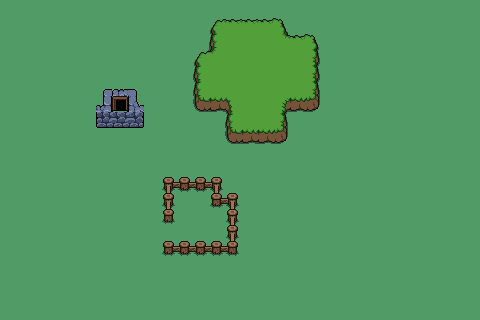

A 2D game scene composited from a Tiled map and its tileset images. What follows is a short description and the map's XML, with each tile layer's data collapsed to a summary:
An orthogonal 30x20 tile map with 16x16 px tiles, 3 tile layers (ground, bg, fg).

<map version="1.10" tiledversion="1.11.2" orientation="orthogonal" renderorder="right-down" width="30" height="20" tilewidth="16" tileheight="16" infinite="0" nextlayerid="4" nextobjectid="1">
 <tileset firstgid="1" source="../../assets_raw/map.tsx" />
 <layer id="1" name="ground" width="30" height="20">
  <data>[600 cells, 600 non-empty, 1 distinct tile ids]</data>
 </layer>
 <layer id="2" name="bg" width="30" height="20">
  <data>[600 cells, 76 non-empty, 30 distinct tile ids]</data>
 </layer>
 <layer id="3" name="fg" width="30" height="20">
  <data>[600 cells, 0 non-empty, 0 distinct tile ids]</data>
 </layer>
</map>